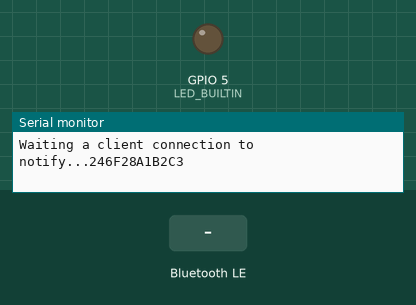
This sketch was run on a simulated ESP32. Parts: output pins drawn as LEDs (lit = HIGH), the last lines printed to the serial monitor. Inputs (shaded band) come from the test bench. Nothing arrives over Bluetooth unless stated; a phone connects over Bluetooth LE 3 s after start.

Above: at 1.2 s.
1.3 s: Bluetooth LE write "MyESP32" received
At 4.0 s:
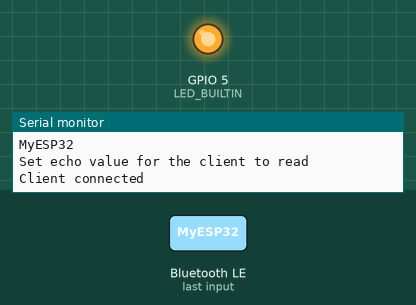
4.3 s: Bluetooth LE write "1" received
Timing chart, 0 to 7.3 s (numbered marks = the images above; inputs shaded):
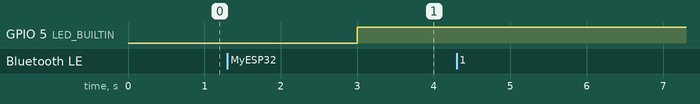

The sketch:

ex05.ino
```cpp
#include <WiFi.h>

#include <BLEDevice.h>
#include <BLEServer.h>
#include <BLEUtils.h>
#include <BLE2902.h>


String getChipID()
{
    uint8_t mac[6];
    WiFi.macAddress(mac);
    String macStr = "";
    for (int i = 0; i < 6; i++)
    {
        if (mac[i] < 0x10)
            macStr += "0"; // 한 자리 숫자 앞에 0 추가
        macStr += String(mac[i], HEX);
    }
    macStr.toUpperCase();
    return macStr;
}


BLEServer *pServer = NULL;
BLECharacteristic *pCharacteristic = NULL;
bool deviceConnected = false;

// UUID for service and characteristic
#define SERVICE_UUID "02cb14bf-42e0-41bd-9d6d-68db02057e42"
#define CHARACTERISTIC_UUID "fef6efb5-fbf8-4d0a-a69f-57049733a87a"
#define LED_BUILTIN 5 // GPIO 핀 번호에 따라 변경할 수 있습니다.

struct S_Ble_Header_Req_Packet_V1 {
    uint32_t checkCode;
    uint8_t cmd;
    uint8_t parm[3];
};

struct S_Ble_Header_Res_Packet_V1 {
    uint32_t checkCode;
    uint8_t cmd;
    uint8_t parm[3];
};

class MyCharateristicCallbacks: public BLECharacteristicCallbacks {

    void onWrite(BLECharacteristic *pCharacteristic) {
      std::string value = pCharacteristic->getValue();

      if (value.length() > 0) {
        Serial.println("Received value from client:");
        for (int i = 0; i < value.length(); i++)
          Serial.print(value[i]);

        Serial.println();

        // Echo the value back by setting the same value
        // The client will read this value when it performs a read operation
        pCharacteristic->setValue(value);
        Serial.println("Set echo value for the client to read");
      }
    }
};

class MyServerCallbacks : public BLEServerCallbacks
{

    void onConnect(BLEServer *pServer)
    {
        deviceConnected = true;
        digitalWrite(LED_BUILTIN, HIGH);
        // digitalWrite(pins[0], HIGH);
        Serial.println("Client connected");
        pServer->getAdvertising()->stop(); // 클라이언트가 연결되면 광고 중지

        // 환영 메시지 설정 및 알림 보내기
        pCharacteristic->setValue("Welcome to ESP32!");
        // pCharacteristic->notify();

    };

    void onDisconnect(BLEServer *pServer)
    {
        deviceConnected = false;
        digitalWrite(LED_BUILTIN, LOW);
        // digitalWrite(pins[0], LOW);
        Serial.println("Client disconnected");
        pServer->getAdvertising()->start(); // 클라이언트가 연결 해제되면 광고 다시 시작
    }
};

void setup()
{
    Serial.begin(115200);

    pinMode(LED_BUILTIN, OUTPUT); // 내장 LED를 출력 모드로 설정
    digitalWrite(LED_BUILTIN, LOW);

    // Create the BLE Device
    BLEDevice::init("ESP32_BLE" + std::string(getChipID().c_str()));
    // BLEDevice::init("MyESP32");

    // Create the BLE Server
    pServer = BLEDevice::createServer();
    pServer->setCallbacks(new MyServerCallbacks());

    // Create the BLE Service
    BLEService *pService = pServer->createService(SERVICE_UUID);

    // Create a BLE Characteristic
    pCharacteristic = pService->createCharacteristic(
        CHARACTERISTIC_UUID,
        BLECharacteristic::PROPERTY_READ |
            BLECharacteristic::PROPERTY_WRITE |
            BLECharacteristic::PROPERTY_NOTIFY |
            BLECharacteristic::PROPERTY_INDICATE);

    // pCharacteristic->addDescriptor(new BLE2902()); // 알람 표시 기능활성화
    pCharacteristic->setCallbacks(new MyCharateristicCallbacks());

    // Start the service
    pService->start();

    // Start advertising
    pServer->getAdvertising()->start();
    Serial.printf("Waiting a client connection to notify...%s \n", getChipID().c_str());
}

void loop()
{
    // if (deviceConnected)
    // {
    //     pCharacteristic->setValue("Hello from ESP32!");
    //     pCharacteristic->notify();
    //     delay(1000); // Send every second
    // }
}
```
